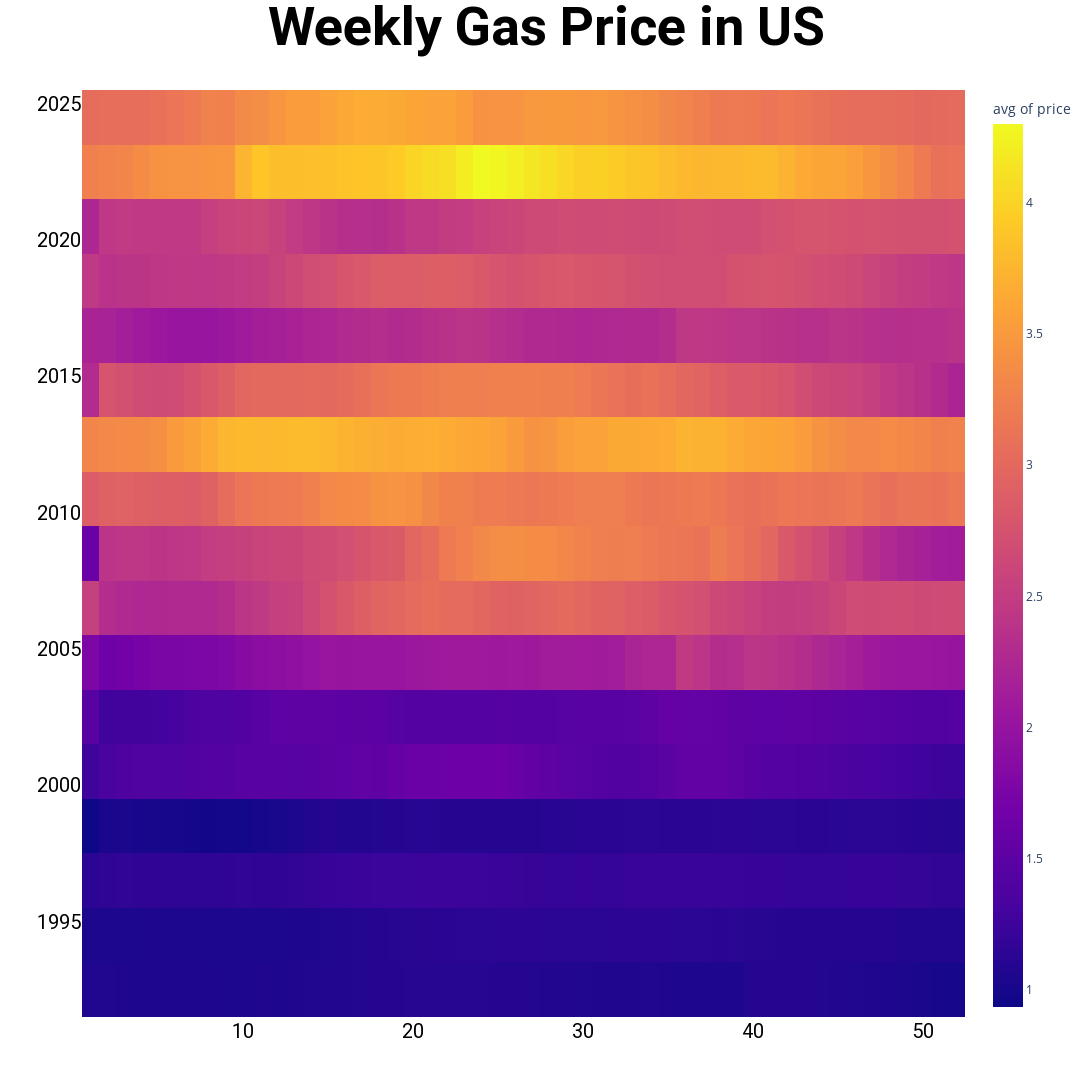

Notebook cell for this chart:
### Code cell
fig = px.density_heatmap(df, x = 'week', y= 'year', 
                         z = 'price', 
                         nbinsx=52, 
                         nbinsy= 30,
                         histfunc='avg', 
                          width=1920, height=1080,
                         )
fig.update_layout(
    title=dict(
        text="Weekly Gas Price in US", 
        font=dict(size=54, color="black", family="Roboto", weight='bold'), 
        x=0.5, 
        xanchor='center'
    ), 
    xaxis=dict(
        title=dict(
            text=""),
        tickfont=dict(family="Roboto", size=20, color="black")
    ),
    yaxis=dict(
        title=dict(
            text=""),
        tickfont=dict(family="Roboto", size=20, color="black"),
    ), 
    legend_title='Species',  
    margin=dict(t=90, b=50) 
)
fig.show()
fig.write_image("Weekly_gas_prices.png", width=1920, height=1080, scale=2)

### Figure 1 — Plotly figure (JSON) as saved in the notebook; plotly's stock layout.template omitted (floating-point values rounded to 4 significant figures; data arrays with more than 128 entries replaced by an {"elided": "..."} marker saying what was removed)
{"data": [{"coloraxis": "coloraxis", "histfunc": "avg", "hovertemplate": "week=%{x}<br>year=%{y}<br>avg of price=%{z}<extra></extra>", "name": "", "nbinsx": 52, "nbinsy": 30, "type": "histogram2d", "x": {"elided": "1665 int values"}, "xaxis": "x", "xbingroup": "x", "y": {"elided": "1665 int values"}, "yaxis": "y", "ybingroup": "y", "z": {"elided": "1665 float values"}}], "layout": {"coloraxis": {"colorbar": {"title": {"text": "avg of price"}}, "colorscale": [[0, "#0d0887"], [0.1111, "#46039f"], [0.2222, "#7201a8"], [0.3333, "#9c179e"], [0.4444, "#bd3786"], [0.5556, "#d8576b"], [0.6667, "#ed7953"], [0.7778, "#fb9f3a"], [0.8889, "#fdca26"], [1, "#f0f921"]]}, "height": 1080, "legend": {"title": {"text": "Species"}, "tracegroupgap": 0}, "margin": {"b": 50, "t": 90}, "title": {"font": {"color": "black", "family": "Roboto", "size": 54, "weight": "bold"}, "text": "Weekly Gas Price in US", "x": 0.5, "xanchor": "center"}, "width": 1920, "xaxis": {"anchor": "y", "domain": [0, 1], "tickfont": {"color": "black", "family": "Roboto", "size": 20}, "title": {"text": ""}}, "yaxis": {"anchor": "x", "domain": [0, 1], "tickfont": {"color": "black", "family": "Roboto", "size": 20}, "title": {"text": ""}}}}
